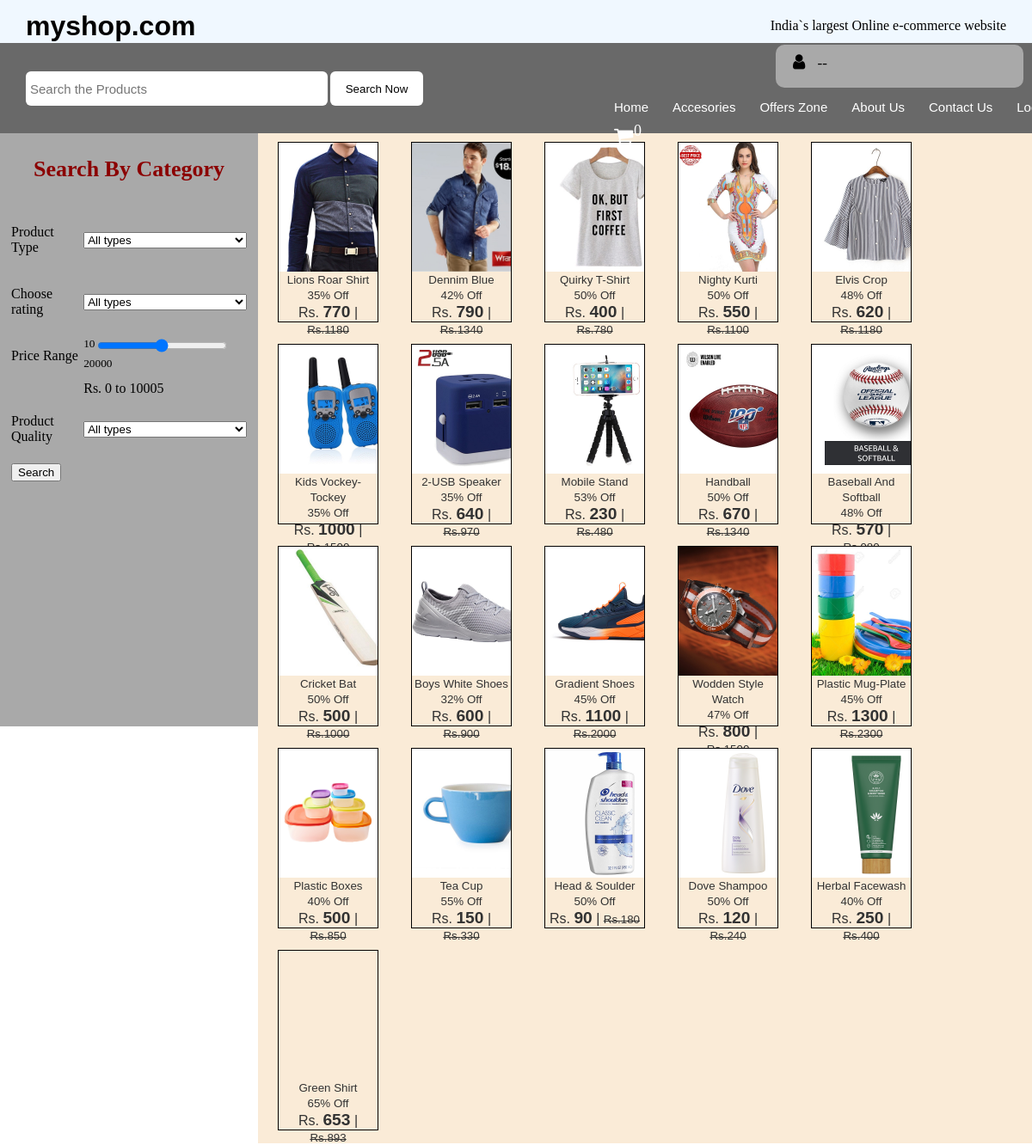
The page /offer.php on the database as committed earlier.
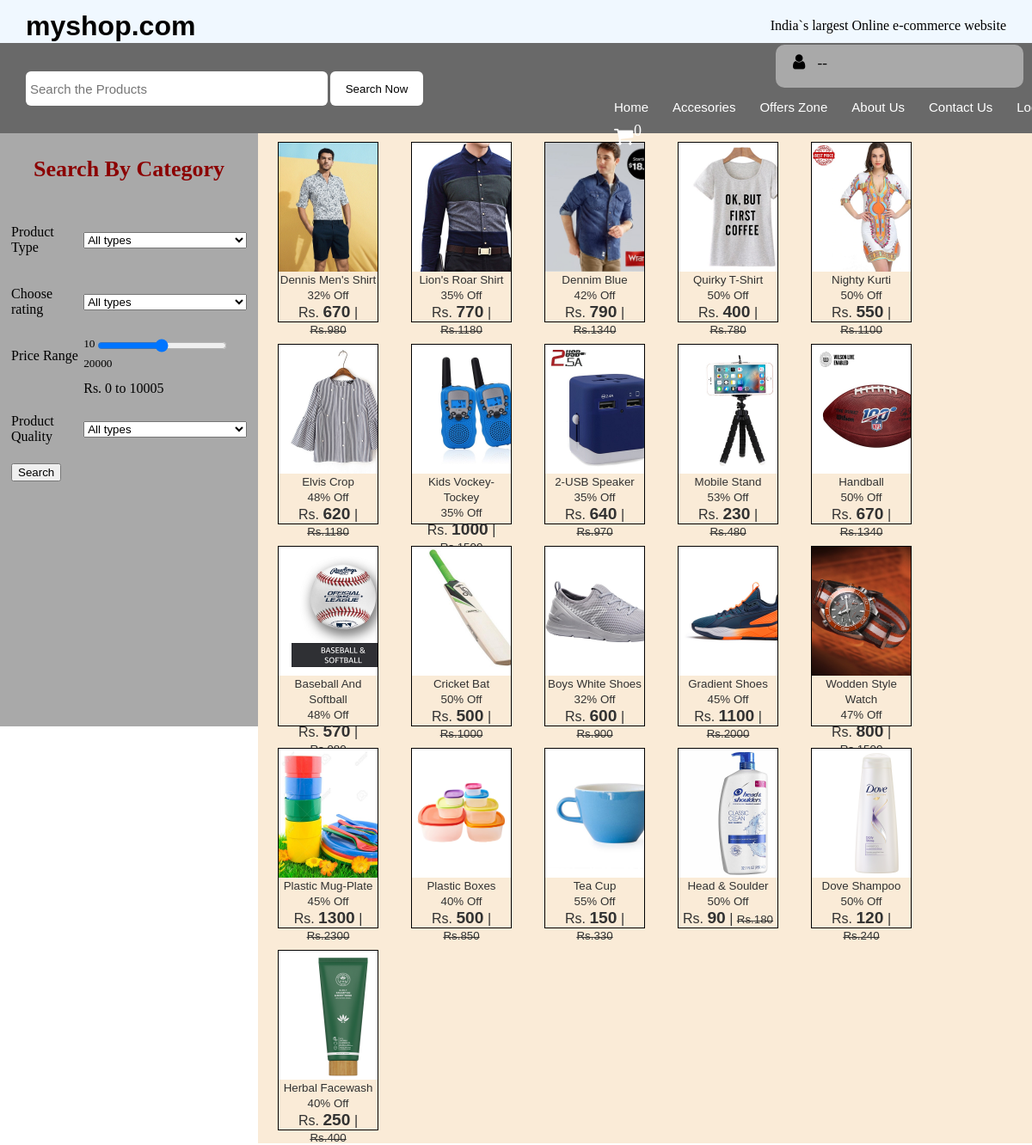
The same page on the database as committed later.
### tables this page shows
CREATE TABLE `productinfo` (
  `pid` varchar(10) NOT NULL,
  `pname` varchar(100) NOT NULL,
  `pmrp` float NOT NULL,
  `pprice` float NOT NULL,
  `psave` float NOT NULL,
  `off` int(5) NOT NULL,
  `pavailable` varchar(50) NOT NULL,
  `pla` varchar(300) NOT NULL,
  `plb` varchar(300) NOT NULL,
  `plc` varchar(300) NOT NULL,
  `pld` varchar(300) NOT NULL,
  `ple` varchar(300) NOT NULL,
  `pdesc` varchar(1000) NOT NULL,
  `pimgadd` varchar(50) NOT NULL
);

### offer.php (the view, shortened to what this page needs)
<?php
if(!isset($_SESSION['emailadd']))
{
    $mysession= " Empty";
}
else
{
    $mysession = $_SESSION['emailadd'];
}
    $mysession = $mysession;
    $db = mysqli_connect("localhost", "root", "", "myshopdb");
    $sql = "SELECT * FROM logininfo WHERE emailadd='$mysession'";
    $records = mysqli_query($db, $sql);
    $details = mysqli_fetch_assoc($records);
?>
<!DOCTYPE html>
<html>
<head>
<link rel="stylesheet" href="css.css">
<link rel="stylesheet" href="css2.css">
<link rel="stylesheet" href="https://cdnjs.cloudflare.com/ajax/libs/font-awesome/4.7.0/css/font-awesome.min.css">
</head>
<body>
<div id="outer-box">
<header>
<h1 id="brand-name">myshop.com</h1>
<p id="tag-lines">India`s largest Online e-commerce website</p>
</header>
<div id="white-space-header"></div>
<nav>
<div id="left-nav">
    <form method="post" action="search.php">
<input type="search" name="searchval" id="search-box" placeholder="Search the Products"/>
<input type="submit" name="search" value="Search Now" id="search-btn"/>
    </form>
</div>
<div id="right-nav">
<div id="right-nav-upper1">
    <i class="fa fa-user" style="font-size:20px; margin-right:10px; margin-left:10px;"></i>
    <?php echo $details['uname']; ?> -- <?php echo $details['emailadd']; ?>
</div>
<div id="menu">
 <ul>
    <li><a href="index.php">Home</a></li>
    <li><a href="access.php">Accesories</a></li>
    <li><a href="offer.php">Offers Zone</a></li>
    <li><a href="about.php">About Us</a></li>
    <li><a href="fcontact.php">Contact Us</a></li>
    <li><a href="logout.php">Logout</a></li>
    <li><a href="cart.php"><i class="fa fa-shopping-cart" style="font-size:24px"><sup><span id="cartno">0</span></sup></i></a></li>
 </ul>
</div>
</div>
</nav>
<div id="white-space-nav"></div>
<div id="side-fix-div">
<div id="search-by-category-div">
<h1 id="search-by-category">Search By Category</h1>
</div>
<div id="search-by-category-div2">
<form method="post" action="searchcat.php">
<table width="100%" height="300px">
<tr>
<td><p id="product-type">Product Type</p></td>
<td id="tdtwo">
<select id="td2length" name="pcat">
<option value="All">All types</option>
</select>
</td>
</tr>
<tr>
<td><p id="rating">Choose rating</p></td>
<td id="tdtwo">
<select id="td2length" name="prating">
<option value="0">All types</option>
</select>
</td>
</tr>
<tr>
<td><p id="prange">Price Range</p></td>
<td id="tdtwo">
    <span><sup>10</sup></span><input type="range" name="prange" min="10" id="sliderval1" max="20000" oninput="slider();"><span><sup>20000</sup></span>
</td>
</tr>
<tr>
<td></td>
<td id="tdtwo"><span id="sliderval2"></span></td>
</tr>
<tr>
<td><p id="product-type">Product Quality</p></td>
<td id="tdtwo">
<select id="td2length" name="pquality">
<option value="All">All types</option>
</select>
</td>
</tr>
<tr>
<tr>
<td colspan="2"><input type="submit" value="Search" name="searchcat"></td>
</tr>
</table>
</form>
</div>
</div>
<div id="side-right-div">
<div id="side-right-div-border">
    <?php
        $db = mysqli_connect("localhost", "root", "", "myshopdb");
        $sql = "SELECT * FROM productinfo";
        $records = mysqli_query($db, $sql);
     while($row = $records->fetch_assoc())
             {
        if($row["off"] > 30 )
        {
        echo " <a href='productinfo.php?id=".$row['pid']." '><div id='all-size'>
                        <div id='all-img' style='background:url(images/".$row['pimgadd']."); background-size:cover;' ></div>
                        <span><center><small>"
                        .$row["pname"]. "<br>" .$row["off"]. "% Off </small>
                        <br> Rs. <b><big>" .$row["pprice"]. "</big></b> | <strike><small>Rs." .$row["pmrp"]. "</small></strike><center></span>
               </div></a>
        ";
        }
     }
        ?>
</div>
</div>
</div>
</body>
</html>

### css.css (style rules this page uses)
* { box-sizing: border-box; }
body { margin: 0px; padding: 0px; }
a { color:#323232; text-decoration:none; font-family:sans-serif; }
#outer-box { width: 100%; height: 700px; }
header { width:100%; height:50px; box-sizing:border-box; background-color: aliceblue; padding:5px; position: fixed; }
#white-space-header { width:100%; height:50px; box-sizing:border-box; padding:5px; }
#brand-name { float:left; padding:0; margin:0; font-family:sans-serif; margin-top:7px; margin-left:25px; }
#tag-lines { float:right; font-family:calibri; margin-right:25px; }
nav { width:100%; height:105px; z-index: 1; position: fixed; box-sizing:border-box; background-color: dimgrey; }
#left-nav { width:50%; height:105px; float: left; z-index: 1; box-sizing:border-box; background-color: dimgrey; padding:30px; }
#cartno { margin: 0px; padding: 0px; font-size: 90%; }
#right-nav { width:50%; height:105px; z-index: 1; float: left; box-sizing:border-box; background-color: dimgrey; }
#white-space-nav { width:100%; height:105px; box-sizing:border-box; padding:5px; }
#search-box { width:65%; height:40px; border-style:none; box-sizing:border-box; float:left; border-radius: 6px; padding:5px; font-size:15px; margin-top:3px; }
#search-btn { border-style:none; height:40px; width:20%; box-sizing:border-box; float:left; border-radius: 6px; margin-left:3px; background-color:white; margin-top:3px; }
#menu { width:100%; height:45px; margin-left:15%; float: left; }
#menu ul { display:block; list-style:none; padding:9px 0 0 10px; margin:0px; }
#menu ul li a { height:30px; display:block; padding:0px 10px 0 10px; margin:0 4px 0 4px; float:left; text-align:center; color:#fff; font-size:15px; line-height:27px; }
#menu ul li { display:inline block; padding:0px; margin:0px; height:27px; }
#side-fix-div { width: 25%; height: 690px; position: fixed; padding: 10px; float: left; background-color: darkgrey; }
#search-by-category-div { width: 100%; height: 60px; font-size: 13px; font-weight: bold; font-family: cursive; }
#search-by-category-div2 { width: 100%; height: 300px; }
#search-by-category { text-align: center; color: darkred; }
#side-right-div { width: 75%; height: auto; float: right; background-color: antiquewhite; }
#all-size { width: 13%; height: 210px; margin: 10px; margin-left: 23px; margin-right: 15px; margin-bottom: 15px; float: left; border-width: 1px; border-color: black; padding: 0px; border-style: solid; }
#all-img { width: 100%; height: 150px; }

### css2.css (style rules this page uses)
* { box-sizing: border-box; }
body { margin: 0px; padding: 0px; }
a { color:#323232; text-decoration:none; font-family:sans-serif; }
#outer-box { width: 100%; height: 700px; }
header { width:100%; height:50px; box-sizing:border-box; background-color: aliceblue; padding:5px; position: fixed; }
#white-space-header { width:100%; height:50px; box-sizing:border-box; padding:5px; }
#brand-name { float:left; padding:0; margin:0; font-family:sans-serif; margin-top:7px; margin-left:25px; }
#tag-lines { float:right; font-family:calibri; margin-right:25px; }
nav { width:100%; height:105px; z-index: 1; position: fixed; box-sizing:border-box; background-color: dimgrey; }
#left-nav { width:50%; height:105px; float: left; z-index: 1; box-sizing:border-box; background-color: dimgrey; padding:30px; }
#right-nav { width:50%; height:105px; z-index: 1; float: left; box-sizing:border-box; background-color: dimgrey; }
#white-space-nav { width:100%; height:105px; box-sizing:border-box; padding:5px; }
#search-box { width:65%; height:40px; border-style:none; box-sizing:border-box; float:left; border-radius: 6px; padding:5px; font-size:15px; margin-top:3px; }
#search-btn { border-style:none; height:40px; width:20%; box-sizing:border-box; float:left; border-radius: 6px; margin-left:3px; background-color:white; margin-top:3px; }
#menu { width:100%; height:45px; margin-left:15%; float: left; }
#menu ul { display:block; list-style:none; padding:9px 0 0 10px; margin:0px; }
#menu ul li a { height:30px; display:block; padding:0px 10px 0 10px; margin:0 4px 0 4px; float:left; text-align:center; color:#fff; font-size:15px; line-height:27px; }
#menu ul li { display:inline; padding:0px; margin:0px; height:27px; }
#cartno { margin: 0px; margin-left: 2%; padding: 0px; font-size: 90%; }

Rows that differ between the two databases and show on the page:
removed productinfo: pimgadd (picture), pname "Lions Roar Shirt", off "35", pprice "770", pmrp "1180"
removed productinfo: pname "Green Shirt", off "65", pprice "653", pmrp "893"
added productinfo: pimgadd (picture), pname "Dennis Men's Shirt", off "32", pprice "670", pmrp "980"
added productinfo: pimgadd (picture), pname "Lion's Roar Shirt", off "35", pprice "770", pmrp "1180"
